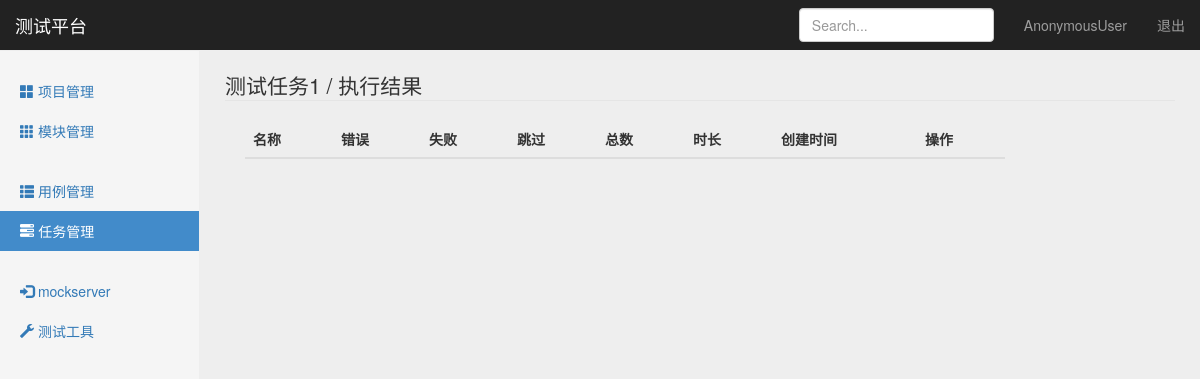
The app's page /interface/task_result_list/1/, older data.
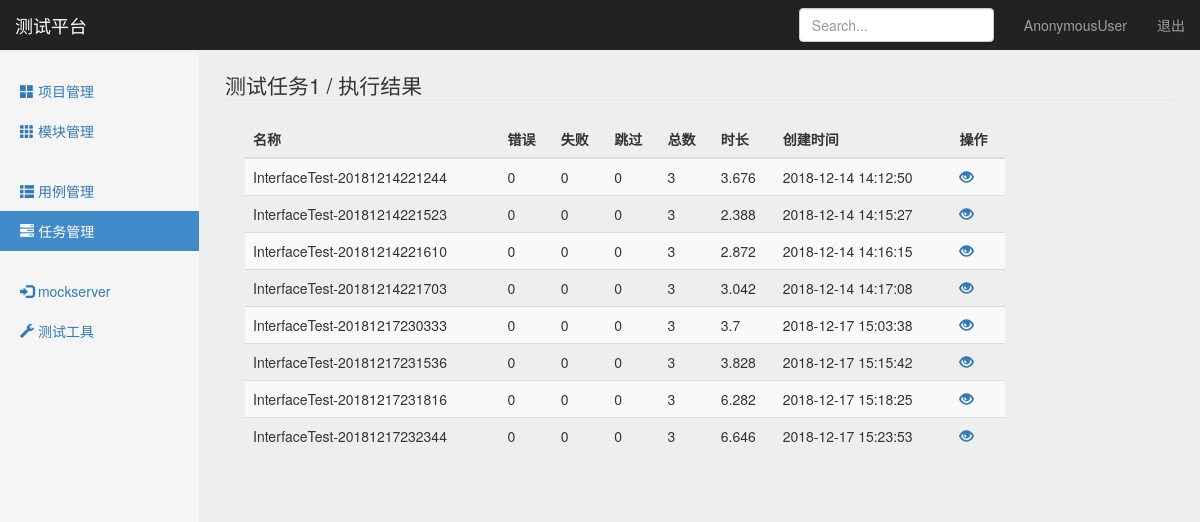
The same page, newer data.
### interface_app/models.py (models this page shows, shortened)
class TestResult(models.Model):
    name = models.CharField("名称", max_length=100, blank=False, default="")
    task = models.ForeignKey(TestTask, on_delete=models.CASCADE)
    error = models.IntegerField("错误用例")
    failure = models.IntegerField("失败用例")
    skipped = models.IntegerField("跳过用例")
    tests = models.IntegerField("总用例数")
    run_time = models.FloatField("运行时长")
    result = models.TextField("详细", default="")
    create_time = models.DateTimeField("创建时间", auto_now_add=True)

### interface_app/views/testtask_view.py (the view)
# urls.py: path('task_result_list/<int:tid>/', testtask_view.task_result_list),
def task_result_list(request, tid):
    if request.method == "GET":
        task_obj = TestTask.objects.get(id=tid)
        result_list = TestResult.objects.filter(task_id=tid)
        return render(request, "task_result.html", {
            "type": "result",
            "task_name": task_obj.name,
            "task_result_list": result_list,
        })
    else:
        return HttpResponse("404")

### templates/task_result.html (shortened to what this page needs)
{% extends "task_manage.html" %}
{% block task_result_list %}
<fieldset>
	<div id="legend">
		<legend class="">{{ task_name }} / 执行结果</legend>
	</div>
	<div style="width:80%; margin-left: 20px;">
		<table class="table table-striped">
            <thead>
                <tr>
                    <th>名称</th>
                    <th>错误</th>
                    <th>失败</th>
                    <th>跳过</th>
                    <th>总数</th>
                    <th>时长</th>
                    <th>创建时间</th>
                    <th>操作</th>
                </tr>
            </thead>
            <tbody>
                {% for result in task_result_list %}
                <tr>
                    <td>{{ result.name }}</td>
                    <td>{{ result.error }}</td>
                    <td>{{ result.failure }}</td>
                    <td>{{ result.skipped }}</td>
                    <td>{{ result.tests }}</td>
                    <td>{{ result.run_time }}</td>
                    <td>{{ result.create_time | date:"Y-m-d H:i:s" }}</td>
                    <td>
                    <a  href="#" onclick="SeeResult('{{result.id}}')"
                        data-toggle="modal"
                        data-target="#myModal" >
                        <i class="glyphicon glyphicon-eye-open"></i>
                    </a>
                    </td>
                </tr>
                {% endfor %}
            </tbody>
        </table>
	</div>
</fieldset>
{% endblock %}

Row changes from the older to the newer data that the page shows:
added TestResult: name "InterfaceTest-20181214221244", error "0", failure "0", skipped "0", tests "3", run_time "3.676", create_time "2018-12-14 14:12:50"
added TestResult: name "InterfaceTest-20181214221523", error "0", failure "0", skipped "0", tests "3", run_time "2.388", create_time "2018-12-14 14:15:27"
added TestResult: name "InterfaceTest-20181214221610", error "0", failure "0", skipped "0", tests "3", run_time "2.872", create_time "2018-12-14 14:16:15"
added TestResult: name "InterfaceTest-20181214221703", error "0", failure "0", skipped "0", tests "3", run_time "3.042", create_time "2018-12-14 14:17:08"
added TestResult: name "InterfaceTest-20181217230333", error "0", failure "0", skipped "0", tests "3", run_time "3.7", create_time "2018-12-17 15:03:38"
added TestResult: name "InterfaceTest-20181217231536", error "0", failure "0", skipped "0", tests "3", run_time "3.828", create_time "2018-12-17 15:15:42"
added TestResult: name "InterfaceTest-20181217231816", error "0", failure "0", skipped "0", tests "3", run_time "6.282", create_time "2018-12-17 15:18:25"
added TestResult: name "InterfaceTest-20181217232344", error "0", failure "0", skipped "0", tests "3", run_time "6.646", create_time "2018-12-17 15:23:53"
